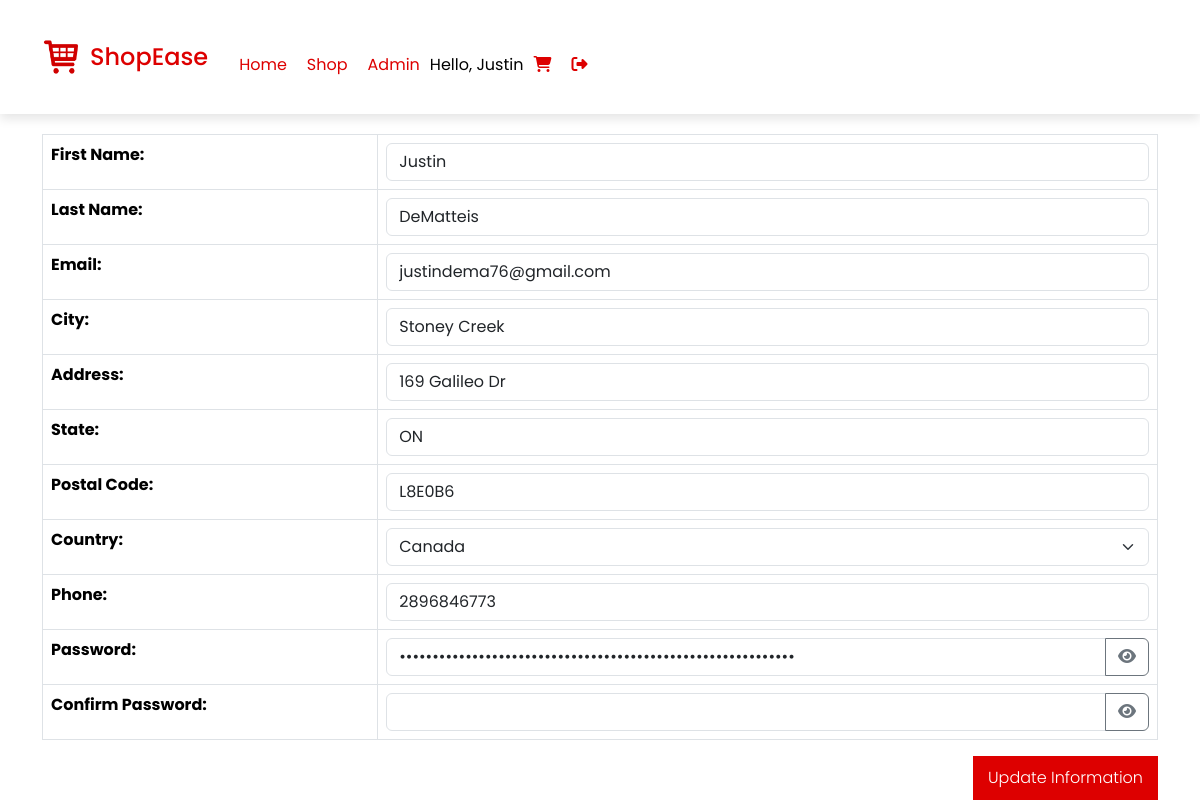
Before: /shopease/account-details.php (signed in) with the older database file.
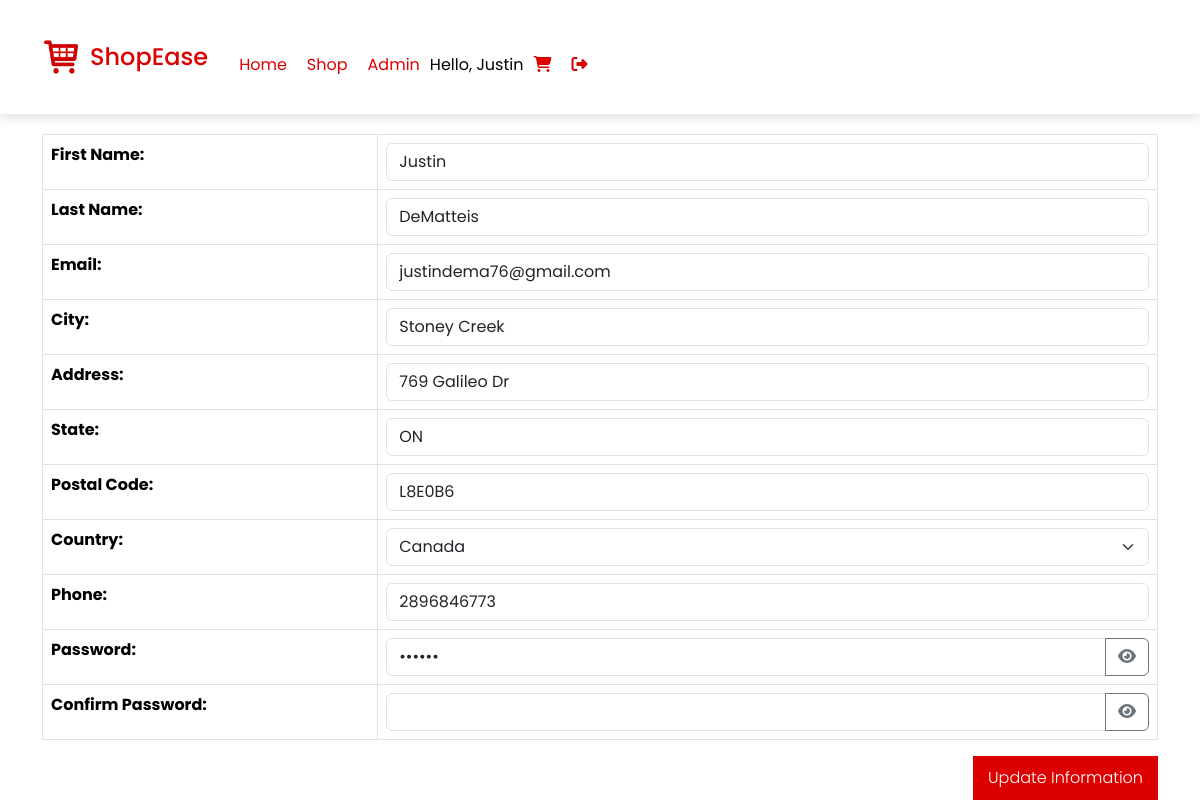
After: the same page with the newer database file.
### tables this page shows
CREATE TABLE `customers` (
  `customerID` int(11) NOT NULL,
  `emailAddress` varchar(255) NOT NULL,
  `password` varchar(60) NOT NULL,
  `firstName` varchar(60) NOT NULL,
  `address` varchar(50) NOT NULL,
  `lastName` varchar(60) NOT NULL,
  `city` varchar(40) NOT NULL,
  `state` varchar(2) NOT NULL,
  `postalCode` varchar(10) NOT NULL,
  `phone` varchar(12) NOT NULL,
  `countryCode` char(2) NOT NULL,
  `cartID` int(11) DEFAULT NULL
);

CREATE TABLE `countries` (
  `countryCode` char(2) NOT NULL,
  `countryName` varchar(20) NOT NULL
);

### shopease/account-details.php (the view, shortened to what this page needs)
<?php
require('database.php');
$customerID = $_SESSION['customerID'];
$queryCustomer = 'SELECT * FROM customers WHERE customerID = :customerID';
$statement = $db->prepare($queryCustomer);
$statement->bindValue(':customerID', $customerID);
$statement->execute();
$customer = $statement->fetch();
$countriesQuery = 'SELECT countryCode, countryName FROM countries ORDER BY countryName';
$countriesStatement = $db->prepare($countriesQuery);
$countriesStatement->execute();
$countries = $countriesStatement->fetchAll(PDO::FETCH_ASSOC);
?>
<!DOCTYPE html>
<html lang="en">
<head>
    <link href="https://cdn.jsdelivr.net/npm/bootstrap@5.3.0/dist/css/bootstrap.min.css" rel="stylesheet">
    <link href="https://cdnjs.cloudflare.com/ajax/libs/font-awesome/5.15.4/css/all.min.css" rel="stylesheet">
    <link rel="stylesheet" href="css/shop.css">
</head>
<body>
<?php include("view/navbar.php"); ?>
<br>
<main class="container mt-5">
<h2 class="mb-4">Update Your Information</h2>
<form action="" method="post">
<table class="table table-bordered">
<tbody>
    <tr>
        <th scope="row">First Name:</th>
        <td><input type="text" class="form-control" name="firstName" value="<?php echo htmlspecialchars($customer['firstName']); ?>" required></td>
    </tr>
    <tr>
        <th scope="row">Last Name:</th>
        <td><input type="text" class="form-control" name="lastName" value="<?php echo htmlspecialchars($customer['lastName']); ?>" required></td>
    </tr>
    <tr>
        <th scope="row">Email:</th>
        <td><input type="email" class="form-control" name="emailAddress" value="<?php echo htmlspecialchars($customer['emailAddress']); ?>" required></td>
    </tr>
    <tr>
        <th scope="row">City:</th>
        <td><input type="text" class="form-control" name="city" value="<?php echo htmlspecialchars($customer['city']); ?>"></td>
    </tr>
    <tr>
        <th scope="row">Address:</th>
        <td><input type="text" class="form-control" name="address" value="<?php echo htmlspecialchars($customer['address']); ?>"></td>
    </tr>
    <tr>
        <th scope="row">State:</th>
        <td><input type="text" class="form-control" name="state" value="<?php echo htmlspecialchars($customer['state']); ?>"></td>
    </tr>
    <tr>
        <th scope="row">Postal Code:</th>
        <td><input type="text" class="form-control" name="postalCode" value="<?php echo htmlspecialchars($customer['postalCode']); ?>"></td>
    </tr>
    <tr>
        <th scope="row">Country:</th>
        <td>
            <select name="countryCode" class="form-select">
                <?php foreach ($countries as $country): ?>
                    <option value="<?php echo htmlspecialchars($country['countryCode']); ?>"
                        <?php echo ($country['countryCode'] === $customer['countryCode']) ? 'selected' : ''; ?>>
                        <?php echo htmlspecialchars($country['countryName']); ?>
                    </option>
                <?php endforeach; ?>
            </select>
        </td>
    </tr>
    <tr>
        <th scope="row">Phone:</th>
        <td><input type="text" class="form-control" name="phone" value="<?php echo htmlspecialchars($customer['phone']); ?>"></td>
    </tr>
    <tr>
    <th scope="row">Password:</th>
    <td>
        <div class="input-group">
            <input type="password" class="form-control" name="password" id="password" value="<?php echo htmlspecialchars($customer['password']); ?>">
            <button class="btn btn-outline-secondary" type="button" onclick="togglePasswordVisibility('password')">
                <i class="fas fa-eye"></i>
            </button>
        </div>
    </td>
</tr>
<tr>
    <th scope="row">Confirm Password:</th>
    <td>
        <div class="input-group">
            <input type="password" class="form-control" name="confirmPassword" id="confirmPassword">
            <button class="btn btn-outline-secondary" type="button" onclick="togglePasswordVisibility('confirmPassword')">
                <i class="fas fa-eye"></i>
            </button>
        </div>
    </td>
</tr>
                </tbody>
            </table>
            <div class="text-end">
                <button type="submit">Update Information</button>
            </div>
        </form>
    </main>
</body>
</html>

Changed rows visible on the page:
changed customers "Justin": address "169 Galileo Dr" → "769 Galileo Dr"
